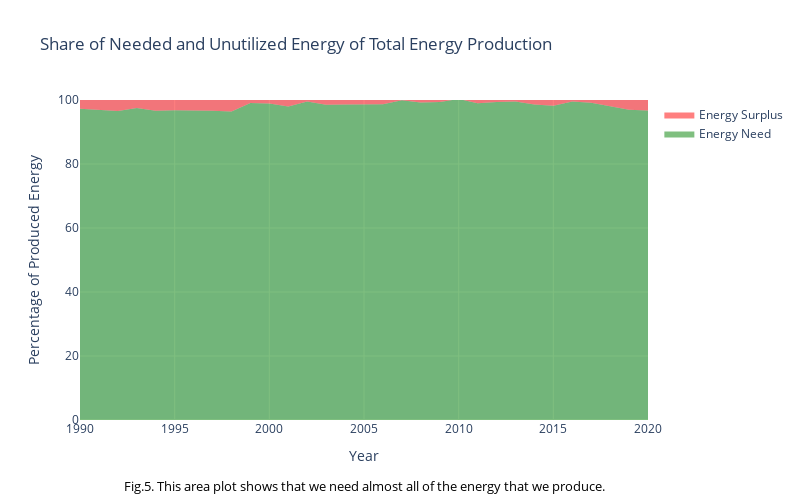

Here is the notebook cell this chart was saved with:
### Code cell
X = np.array(range(1990, 2021))

Y_prod = np.array(
    [df1[df1['Year'] == x]['Total energy production (Mtoe)'].sum()
    for x in X]
)
Y_cons = np.array(
    [df1[df1['Year'] == x]['Total energy consumption (Mtoe)'].sum()
    for x in X]
)

prod = Y_prod / Y_prod * 100
cons = Y_cons / Y_prod * 100
diff = (Y_prod - Y_cons) / Y_cons * 100
    
fig = go.Figure()
fig.add_trace(go.Scatter(
    name='Energy Need',
    x=X, y=cons,
    hoverinfo='x+y',
    mode='lines',
    line=dict(width=0, color='green'),
    stackgroup='one' # define stack group
))
fig.add_trace(go.Scatter(
    name='Energy Surplus',
    x=X, y=diff,
    hoverinfo='x+y',
    mode='lines',
    line=dict(width=0, color='red'),
    stackgroup='one'
))

fig.update_xaxes(title_text="Year")
fig.update_yaxes(title_text="Percentage of Produced Energy")
fig.update_layout(yaxis_range=(0, 100), height=500, width=800,
                  title='Share of Needed and Unutilized Energy of Total Energy Production')

caption_text = 'Fig.5. This area plot shows that we need almost all of the energy that we produce.'
fig.add_annotation(
    x=0.5,  # x-coordinate for the annotation (0.5 = center of x-axis)
    y=-0.24,  # y-coordinate for the annotation (negative value to position it below the graph)
    xref="paper",
    yref="paper",
    text=caption_text,
    showarrow=False,
    font=dict(
        size=13,
        color="black"
    )
)

#fig.write_image('figure5.png')
fig.show()

### Figure 1 — Plotly figure (JSON) as saved in the notebook; plotly's stock layout.template omitted (floating-point values rounded to 4 significant figures)
{"data": [{"hoverinfo": "x+y", "line": {"color": "green", "width": 0}, "mode": "lines", "name": "Energy Need", "stackgroup": "one", "type": "scatter", "x": [1990, 1991, 1992, 1993, 1994, 1995, 1996, 1997, 1998, 1999, 2000, 2001, 2002, 2003, 2004, 2005, 2006, 2007, 2008, 2009, 2010, 2011, 2012, 2013, 2014, 2015, 2016, 2017, 2018, 2019, 2020], "y": [97.25, 97.0, 96.58, 97.54, 96.61, 96.76, 96.74, 96.66, 96.44, 99.09, 98.87, 97.94, 99.53, 98.54, 98.62, 98.57, 98.7, 99.9, 99.19, 99.38, 100.3, 99.02, 99.41, 99.55, 98.59, 98.22, 99.56, 99.12, 97.96, 96.99, 96.71]}, {"hoverinfo": "x+y", "line": {"color": "red", "width": 0}, "mode": "lines", "name": "Energy Surplus", "stackgroup": "one", "type": "scatter", "x": [1990, 1991, 1992, 1993, 1994, 1995, 1996, 1997, 1998, 1999, 2000, 2001, 2002, 2003, 2004, 2005, 2006, 2007, 2008, 2009, 2010, 2011, 2012, 2013, 2014, 2015, 2016, 2017, 2018, 2019, 2020], "y": [2.831, 3.091, 3.539, 2.527, 3.505, 3.351, 3.368, 3.452, 3.692, 0.9216, 1.138, 2.106, 0.4768, 1.48, 1.401, 1.453, 1.317, 0.1014, 0.8172, 0.6269, -0.3106, 0.9923, 0.591, 0.4553, 1.429, 1.814, 0.441, 0.8831, 2.08, 3.107, 3.401]}], "layout": {"annotations": [{"font": {"color": "black", "size": 13}, "showarrow": false, "text": "Fig.5. This area plot shows that we need almost all of the energy that we produce.", "x": 0.5, "xref": "paper", "y": -0.24, "yref": "paper"}], "height": 500, "title": {"text": "Share of Needed and Unutilized Energy of Total Energy Production"}, "width": 800, "xaxis": {"title": {"text": "Year"}}, "yaxis": {"range": [0, 100], "title": {"text": "Percentage of Produced Energy"}}}}
